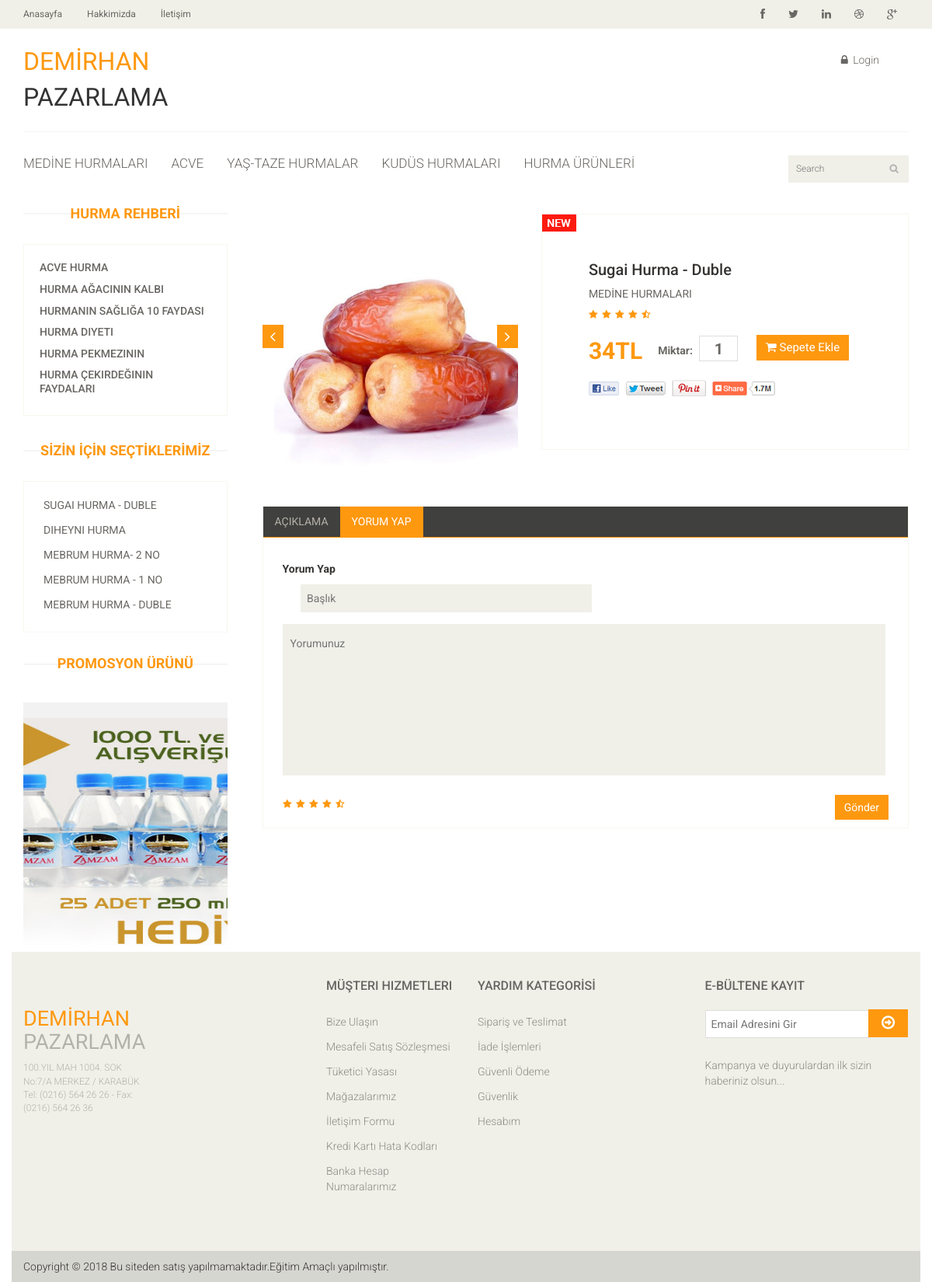
Page /home/urundetay/4 on the committed database.
### tables this page shows
CREATE TABLE `kategoriler` (
  `Id` int(11) NOT NULL AUTO_INCREMENT,
  `parent_id` int(11) DEFAULT NULL,
  `adi` varchar(100) DEFAULT NULL,
  `description` varchar(150) DEFAULT NULL,
  `keywords` varchar(150) DEFAULT NULL,
  `resim` varchar(50) DEFAULT NULL,
  `durum` varchar(50) DEFAULT NULL,
  `tarih` timestamp NULL DEFAULT NULL,
  PRIMARY KEY (`Id`)
);

CREATE TABLE `urunler` (
  `Id` int(11) NOT NULL AUTO_INCREMENT,
  `adi` varchar(150) DEFAULT NULL,
  `kodu` varchar(50) DEFAULT NULL,
  `turu` int(11) DEFAULT NULL,
  `kategori` int(11) DEFAULT NULL,
  `afiyat` float DEFAULT NULL,
  `sfiyat` float DEFAULT NULL,
  `stok` int(11) DEFAULT NULL,
  `description` varchar(255) DEFAULT NULL,
  `keywords` varchar(255) DEFAULT NULL,
  `aciklama` text,
  `durum` varchar(5) DEFAULT NULL,
  `tarih` timestamp NULL DEFAULT NULL,
  `resim` varchar(50) DEFAULT NULL,
  `grubu` varchar(10) DEFAULT 'YENİ',
  PRIMARY KEY (`Id`)
);

### application/controllers/Home.php (called while the page is built, shortened)
<?php
class Home extends CI_Controller {
	 public function __construct()
        {
				$this->load->model('Database_Model');
		}
	public function urundetay($id)
	{
		$query=$this->db->query("SELECT * FROM kategoriler WHERE parent_id=0 limit 5");
		$data["kategoriler"]=$query->result();
		$query=$this->db->query("SELECT * FROM urunler WHERE grubu='rehber' ");
		$data["altkategoriler"]=$query->result();
		$query=$this->db->query("SELECT * FROM urunler WHERE grubu='vitrin' limit 8 ");
		$data["altkategoriler2"]=$query->result();
		$query=$this->db->query("SELECT * FROM ayarlar");
		$data["veri"]=$query->result();
		$query=$this->db->query("SELECT * FROM kategoriler limit 5");
		$data["kategoriler"]=$query->result();
		$data["menu"]="urun";
		$data["sayfa"]="Ürün Detay";
		$data["veri2"]=$this->Database_Model->get_urun($id);
		$query=$this->db->query("SELECT * FROM urunler_resim WHERE urun_id=$id");
		$data["resimler"]=$query->result();
		$this->load->view('urun_detay',$data);
	}
}

### index.php (called while the page is built, shortened)
<?php
require_once BASEPATH.'core/CodeIgniter.php';

### application/models/Database_Model.php (called while the page is built, shortened)
<?php
class Database_Model extends CI_Model {
		function get_urun($id)
		{
			$query=$this->db->query('SELECT urunler.*, kategoriler.adi as katadi
			FROM urunler
			INNER JOIN kategoriler ON urunler.kategori=kategoriler.Id
			WHERE urunler.Id='.$id );
			return $query->result();
		}
}
?>

### application/views/urun_detay.php (the view, shortened to what this page needs)
<?php $this->load->view('_header');
$this->load->view('_sidebar');
?>
	<section>
		<div class="container">
			<div class="row">
				<div class="col-sm-9 padding-right">
					<div class="product-details">
						<div class="col-sm-5">
							<div id="similar-product" class="carousel slide" data-ride="carousel">
								    <div class="carousel-inner">
										<div class="item active">
										 <img src="<?=base_url()?>uploads/<?=$veri2[0]->resim?>" alt="" />
										</div>
									</div>
								  <a class="left item-control" href="#similar-product" data-slide="prev">
									<i class="fa fa-angle-left"></i>
								  </a>
								  <a class="right item-control" href="#similar-product" data-slide="next">
									<i class="fa fa-angle-right"></i>
								  </a>
							</div>
						</div>
						<div class="col-sm-7">
							<div class="product-information">
								<img src="images/product-details/new.jpg" class="newarrival" alt="" />
								<h2><?=$veri2[0]->adi?></h2>
								<p><?=$veri2[0]->katadi?></p>
								<img src="images/product-details/rating.png" alt="" />
								<span>
								<form action="<?=base_url()?>home/sepete_ekle/<?=$veri2[0]->Id?>" method="post">
									<span><?=$veri2[0]->sfiyat?>TL</span>
									<label>Miktar:</label>
									<input type="text" Name="miktar" value="1" />
									<?php
					if($this->session->userdata("uye_session"))
					{?> <button type="submit" class="btn btn-fefault cart">
										<i class="fa fa-shopping-cart"></i>
										Sepete Ekle
									</button>
									<br><br>
					<?PHP } else{ ?>
									<a href="<?=base_url()?>home/login2_ol" class="btn btn-fefault cart">
										<i class="fa fa-shopping-cart"></i>
										Sepete Ekle
									</a>
					<?php } ?>
								</span>
								<a href=""><img src="images/product-details/share.png" class="share img-responsive"  alt="" /></a>
							</div>
						</div>
					</div>
					<div class="category-tab shop-details-tab">
						<div class="col-sm-12">
							<ul class="nav nav-tabs">
								<li><a href="#tag" data-toggle="tab">Açıklama</a></li>
								<li class="active"><a href="#reviews" data-toggle="tab">Yorum Yap</a></li>
							</ul>
						</div>
						<div class="tab-content">
							<div class="tab-pane fade active in" id="reviews" >
								<div class="col-sm-12">
									<p><b>Yorum Yap</b></p>
									<form action="<?=base_url()?>home/yorum_kaydet" method="post">
										<span>
											<input type="text" name="konu" placeholder="Başlık"/>
										</span>
										<textarea name="yorum" placeholder="Yorumunuz" ></textarea>
										 <img src="images/product-details/rating.png" alt="" />
										<button type="submit" class="btn btn-default pull-right">
											Gönder
										</button>
									</form>
								</div>
							</div>
						</div>
					</div>
				</div>
			</div>
		</div>
	</section>

### application/views/_header.php (shortened to what this page needs)
<!DOCTYPE html>
<html lang="en">
<head>
    <link href="<?=base_url()?>assets/css/bootstrap.min.css" rel="stylesheet">
    <link href="<?=base_url()?>assets/css/font-awesome.min.css" rel="stylesheet">
    <link href="<?=base_url()?>assets/css/prettyPhoto.css" rel="stylesheet">
    <link href="<?=base_url()?>assets/css/price-range.css" rel="stylesheet">
    <link href="<?=base_url()?>assets/css/animate.css" rel="stylesheet">
	<link href="<?=base_url()?>assets/css/main.css" rel="stylesheet">
	<link href="<?=base_url()?>assets/css/responsive.css" rel="stylesheet">
</head>
<body>
	<header id="header">
		<div class="header_top">
			<div class="container">
				<div class="row">
					<div class="col-sm-6">
						<div class="contactinfo">
							<ul class="nav nav-pills">
								<li><a href="<?=base_url()?>home"> Anasayfa</a></li>
								<li><a href="<?=base_url()?>home/hakkimizda">Hakkimizda</a></li>
								<li><a href="<?=base_url()?>home/iletisim">İletişim</a></li>
							</ul>
						</div>
					</div>
					<div class="col-sm-6">
						<div class="social-icons pull-right">
							<ul class="nav navbar-nav">
								<li><a href="https://www.facebook.com/<?=$veri[0]->facebook?>"><i class="fa fa-facebook"></i></a></li>
								<li><a href="https://twitter.com/<?=$veri[0]->twitter?>"><i class="fa fa-twitter"></i></a></li>
								<li><a href="#"><i class="fa fa-linkedin"></i></a></li>
								<li><a href="#"><i class="fa fa-dribbble"></i></a></li>
								<li><a href="#"><i class="fa fa-google-plus"></i></a></li>
							</ul>
						</div>
					</div>
				</div>
			</div>
		</div>
		<div class="header-middle">
			<div class="container">
				<div class="row">
					<div class="col-sm-4">
						<div class="logo pull-left">
						<SPAN style="color: #FE980F; font-size:xx-large"> DEMİRHAN</SPAN><BR><SPAN style=" font-size:xx-large"> PAZARLAMA</SPAN>
						</div>
					</div>
					<?php
					if($this->session->userdata("uye_session"))
					{?>
					<div class="col-sm-8">
						<div class="shop-menu pull-right">
							<ul class="nav navbar-nav">
								<li><a href="<?=base_url()?>home/siparislerim"><i class="fa fa-star"></i> Siparişlerim</a></li>
								<li><a href="<?=base_url()?>home/sepetim"><i class="fa fa-shopping-cart"></i> Sepetim</a></li>
								<li><a href="<?=base_url()?>home/yorumlarim"><i class="fa fa-star"></i> Yorumlarım</a></li>
								<li>
								<div class="btn-group pull-right">
							<div class="btn-group">
								<button type="button" class="btn btn-default dropdown-toggle usa" data-toggle="dropdown">
									Kullanıcı: <?=$this->session->uye_session["adsoy"]?>
									<span class="caret"></span>
								</button>
								<ul class="dropdown-menu">
									<li><a href="<?=base_url()?>home/uyepanel">Hesap Bilgileri</a></li>
									<li><a href="<?=base_url()?>home/sifre_degistir">Şifre Değistir.</a></li><br>
									<li><a href="<?=base_url()?>home/login2_cik">Çıkış</a></li>
								</ul>
							</div>
						</div>
								</li>
							</ul>
						</div>
					</div>
					<?php } else {?>
					<div class="col-sm-8">
						<div class="shop-menu pull-right">
							<ul class="nav navbar-nav">
								<li><a href="<?=base_url()?>home/login2_ol"><i class="fa fa-lock"></i> Login</a></li>
							</ul>
						</div>
					</div>
					<?php }?>
				</div>
			</div>
		</div>
		<div class="header-bottom">
			<div class="container">
				<div class="row">
					<div class="col-sm-9">
						<div class="mainmenu pull-left">
							<ul class="nav navbar-nav collapse navbar-collapse">
								<?php foreach($kategoriler as $rs) {?>
              <li><a href="<?=base_url()?>home/kategori/<?=$rs->Id?>"><?=$rs->adi?></a></li>
			<?php } ?>
						</div>
					</div>
					<div class="col-sm-3">
						<div class="search_box pull-right">
							<input type="text" placeholder="Search"/>
						</div>
					</div>
				</div>
			</div>
		</div>
	</header>

### application/views/_sidebar.php
<section>
		<div class="container">
			<div class="row">
				<div class="col-sm-3">
					<div class="left-sidebar">
						<h2>HURMA REHBERİ</h2>
						<div class="panel-group category-products" id="accordian">
							<div class="panel panel-default">
							<?php foreach($altkategoriler as $rs) {?>
								<div class="panel-heading">
									<h4 class="panel-title">
										<a data-toggle="collapse" data-parent="#accordian" href="#sportswear">
											<a href="<?=base_url()?>home/kategoriSayfa/<?=$rs->Id?>">
											<?=$rs->adi?>
											</a>
										</a>
									</h4>
								</div>
							<?php } ?>
							</div>
						</div>
						<div class="brands_products">
							<h2>SİZİN İÇİN SEÇTİKLERİMİZ</h2>
							<div class="brands-name">
								<ul class="nav nav-pills nav-stacked">
									<?php foreach($altkategoriler2 as $rs) {?>
									<li><a href="#"> <span class="pull-right"></span><?=$rs->adi?></a></li>
									<?php } ?>
								</ul>
							</div>
						</div>
						<div class="price-range">
							<h2>Promosyon Ürünü</h2>
						</div>
						<div class="shipping text-center">
							<img src="<?=base_url()?>uploads/promosyon_25_zemzem-500x450.jpg" alt="" width="450" height="300"  />
						</div>
					</div>
				</div>

### rows in the picture
kategoriler: adi "MEDİNE HURMALARI"
kategoriler: adi "ACVE"
kategoriler: adi "YAŞ-TAZE HURMALAR"
kategoriler: adi "KUDÜS HURMALARI"
kategoriler: adi "HURMA ÜRÜNLERİ"
urunler: adi "ACVE HURMA"
urunler: adi "HURMA AĞACININ KALBI"
urunler: adi "HURMANIN SAĞLIĞA 10 FAYDASI"
urunler: adi "HURMA DIYETI"
urunler: adi "HURMA PEKMEZININ"
urunler: adi "HURMA ÇEKIRDEĞININ FAYDALARI"
urunler: adi "SUGAI HURMA - DUBLE", resim (picture), adi "Sugai Hurma - Duble", kategoriler.adi "MEDİNE HURMALARI", sfiyat "34"
urunler: adi "DIHEYNI HURMA"
urunler: adi "MEBRUM HURMA- 2 NO"
urunler: adi "MEBRUM HURMA - 1 NO"
urunler: adi "MEBRUM HURMA - DUBLE"
